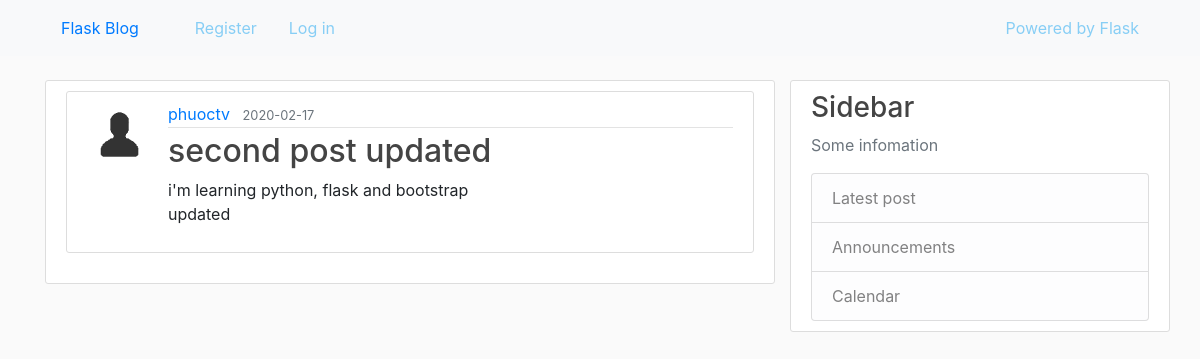
Screenshot of /post/2 with the database file from the repository.
### blog/models.py (models this page shows, shortened)
class User(db.Model, UserMixin):
    id = db.Column(db.Integer, primary_key=True)
    username = db.Column(db.String(20), unique=True, nullable=False)
    email = db.Column(db.String(120), unique=True, nullable=False)
    picture = db.Column(db.String(20), nullable=False, default='default.jpg')
    password = db.Column(db.String(60), nullable=False)
    posts = db.relationship('Post', backref='author', lazy=True)

class Post(db.Model):
    id = db.Column(db.Integer, primary_key=True)
    title = db.Column(db.String(100), nullable=False)
    date_posted = db.Column(db.DateTime, nullable=False,
                            default=datetime.datetime.utcnow())
    content = db.Column(db.Text, nullable=False)
    user_id = db.Column(db.Integer, db.ForeignKey('user.id'), nullable=False)

### blog/routes.py (the view)
@app.route('/post/<int:post_id>', methods=['GET', 'POST'])
def post(post_id):
    post = Post.query.get_or_404(post_id)
    return render_template('post.html', title=post.title, post=post)

### blog/templates/post.html (shortened to what this page needs)
{% extends 'layout.html' %}
{% block content %}
<div class="content">
    <article class="media content">
        <img src="{{ url_for('static', filename='pictures/' + post.author.picture) }}" alt="{{ post.author.username }}"
            class="rounded-circel article-img">
        <div class="media-body">
            <div class="article-metadata">
                <a href="{{ url_for('user_posts', username=post.author.username) }}" class="mr-2">{{ post.author.username }}</a>
                <small class="text-muted">{{ post.date_posted.strftime('%Y-%m-%d') }}</small>
            </div>
            <h2>{{ post.title }}</h2>
            <p class="article-content">{{ post.content }}</p>
        </div>
    </article>
</div>
{% endblock content %}

### blog/static/main.css (style rules this page uses)
body { margin-top: 5em; background: #fafafa; }
h1, h2, h3, h4, h5, h6 { color: #444444; }
.content { background: #ffffff; padding: 10px 20px; border: 1px solid #dddddd; border-radius: 3px; margin-bottom: 20px; }
.article-content { white-space: pre-line; }
.article-img { height: 65px; width: 65px; margin-right: 16px; }
.article-metadata { padding-bottom: 1px; margin-bottom: 4px; border-bottom: 1px solid #e3e3e3; }

### rows the page displays
User: picture (picture), author.username "phuoctv"
Post: date_posted "2020-02-17", title "second post updated", content "i'm learning python, flask and bootstrap updated"
